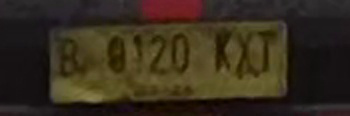
#> input picture train/DataTrain171.png, 350 x 116 px, given in place of DataTrain395.png, which was not available
$ jupyter execute --allow-errors test-preprocess-img.ipynb
#> lines starting #> are read from the running program, lines starting #| are printed output that depends on the picture; after the words box and inside, x2 and y2 are one past the last pixel; in counts of white or black regions, pixels touching at a corner belong together; pictures that were not available may be replaced by others from this repository, and a replacement may not be noted
[cell 1]
import cv2
import numpy as np
import matplotlib.pyplot as plt

[cell 2]
def bw_image(image_path, show=False):

#> called with image_path = 'train/DataTrain395.png', show = True
    image = cv2.imread(image_path)
#> image is the input picture: shape (116, 350, 3); mean B, G, R 28.9, 44.5, 54.2

    gray = cv2.cvtColor(image, cv2.COLOR_BGR2GRAY)
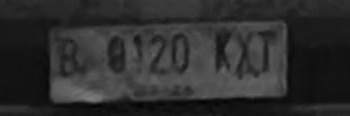
#> gray: shape (116, 350); min 3, max 126, mean 45.6

    binary = cv2.adaptiveThreshold(gray, 255, cv2.ADAPTIVE_THRESH_MEAN_C, cv2.THRESH_BINARY_INV, blockSize=11, C=2)
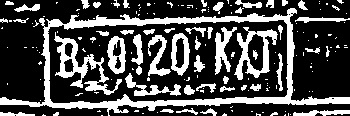
#> binary: shape (116, 350); 29.1% white; 168 white regions (118 under 20 px), largest, box (x1, y1, x2, y2) and area: (0, 8, 350, 116) 4691, (54, 32, 122, 95) 1106, (234, 27, 278, 80) 838
    img_gray = cv2.cvtColor(binary, cv2.COLOR_GRAY2RGB)

    if show:
        image_rgb = cv2.cvtColor(image, cv2.COLOR_BGR2RGB)
        fig, axes = plt.subplots(1, 2, figsize=(10, 5))

        # Plot the first image on the left column
        axes[0].imshow(image_rgb)
        axes[0].set_title("Original Image")

        # Plot the second image on the right column
        axes[1].imshow(img_gray)
        axes[1].set_title("BW & High Contrast Image")

        # Adjust spacing between subplots
        plt.tight_layout()

        # Display the plot
        plt.show()
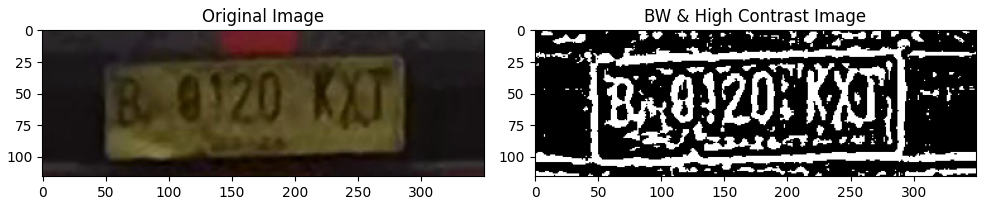
#> figure drawn by matplotlib, 2 panels


    return img_gray

[cell 3]
def segment_white(image_path, show=False):

#> called with image_path = 'train/DataTrain395.png', show = True
    image = cv2.imread(image_path)

    # Convert the image to the HSV color space
    hsv = cv2.cvtColor(image, cv2.COLOR_BGR2HSV)
#> hsv: shape (116, 350, 3); mean H, S, V 73.6, 107.7, 54.3

    # Set the saturation channel (index 1) to zero
    hsv[:, :, 1] = 0
#> hsv: shape (116, 350, 3); mean H, S, V 73.6, 0, 54.3

    # Convert the image back to BGR color space
    result = cv2.cvtColor(hsv, cv2.COLOR_HSV2BGR)
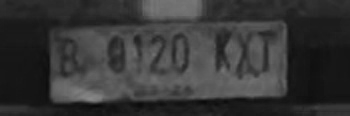
#> result: shape (116, 350, 3); min 8, max 137, mean 54.3

    # Increase the contrast using cv2.convertScaleAbs()
    alpha = 1.5  # Contrast factor
    beta = 0  # Brightness offset
    result = cv2.convertScaleAbs(result, alpha=alpha, beta=beta)
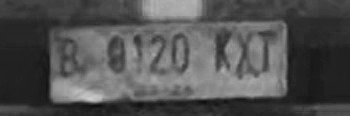
#> result: shape (116, 350, 3); min 12, max 206, mean 81.4

    result = cv2.cvtColor(result, cv2.COLOR_BGR2GRAY)
#> result: shape (116, 350)


    gray_ = np.where(result > 200, 255, 0).astype(np.uint8)
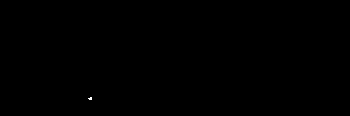
#> gray_: shape (116, 350); 0.02% white in thin lines or dots, all inside (x1, y1, x2, y2) = (88, 97, 92, 100)


    for i in range(3):
        gray = cv2.bitwise_and(gray_, result)
        gray = cv2.add(gray_, gray)
        result = gray

    gray = cv2.cvtColor(gray.astype(np.uint8), cv2.COLOR_GRAY2RGB)

    if show:
        image_rgb = cv2.cvtColor(image, cv2.COLOR_BGR2RGB)
        fig, axes = plt.subplots(1, 2, figsize=(10, 5))

        # Plot the first image on the left column
        axes[0].imshow(image_rgb)
        axes[0].set_title("Original Image")

        # Plot the second image on the right column
        axes[1].imshow(gray)
        axes[1].set_title("BW Segmented Image")

        # Adjust spacing between subplots
        plt.tight_layout()

        # Display the plot
        plt.show()

    return gray

[cell 4]
def detect_plate(image_path, show=False):
#> called with image_path = 'train/DataTrain395.png', show = True
    image = segment_white(image_path)

    gray = cv2.cvtColor(image, cv2.COLOR_BGR2GRAY)
    blur = cv2.GaussianBlur(gray, (5, 5), 0)
    _, binary = cv2.threshold(blur, 0, 255, cv2.THRESH_BINARY_INV + cv2.THRESH_OTSU)
#> binary: shape (116, 350); 100% white; 1 black region, box (x1, y1, x2, y2) and area: (88, 96, 93, 101) 20

    # Find contours
    contours, _ = cv2.findContours(binary, cv2.RETR_EXTERNAL, cv2.CHAIN_APPROX_SIMPLE)
#> contours = [[[0, 0], [0, 115], [349, 115], [349, 0]]]

    # Create a mask of the same shape as the image
    mask = np.zeros_like(gray)

    # Iterate through the contours and draw filled contours on the mask
    for contour in contours:
        area = cv2.contourArea(contour)
        if area > 100:  # Adjust the minimum area threshold as needed
            cv2.drawContours(mask, [contour], -1, (255, 255, 255), cv2.FILLED)
#> this loop made 1 pass
#> (contour, area) on pass 1: ([[0, 0], [0, 115], [349, 115], [349, 0]], 40135)
#> mask: shape (116, 350); every value is 255

    # Apply the mask to the image
    result = cv2.bitwise_and(image, image, mask=mask)

    if show:
        image_rgb = cv2.cvtColor(image, cv2.COLOR_BGR2RGB)
        fig, axes = plt.subplots(1, 2, figsize=(10, 5))

        # Plot the first image on the left column
        axes[0].imshow(image_rgb)
        axes[0].set_title("Original Image")

        # Plot the second image on the right column
        axes[1].imshow(result)
        axes[1].set_title("Segment Number Image")

        # Adjust spacing between subplots
        plt.tight_layout()

        # Display the plot
        plt.show()

    return result

[cell 5]
def to_gray(image_path, show=False):

#> called with image_path = 'train/DataTrain395.png', show = True
    image = cv2.imread(image_path)
    # Convert the image to grayscale
    result = cv2.cvtColor(image, cv2.COLOR_BGR2GRAY)

    alpha = 1.2  # Contrast factor
    beta = 0  # Brightness offset
    result = cv2.convertScaleAbs(result, alpha=alpha, beta=beta)

    if show:
        image_rgb = cv2.cvtColor(image, cv2.COLOR_BGR2RGB)
        fig, axes = plt.subplots(1, 2, figsize=(10, 5))

        # Plot the first image on the left column
        axes[0].imshow(image_rgb)
        axes[0].set_title("Original Image")

        # Plot the second image on the right column
        axes[1].imshow(cv2.cvtColor(result, cv2.COLOR_BGR2RGB))
        axes[1].set_title("BW Image")

        # Adjust spacing between subplots
        plt.tight_layout()

        # Display the plot
        plt.show()
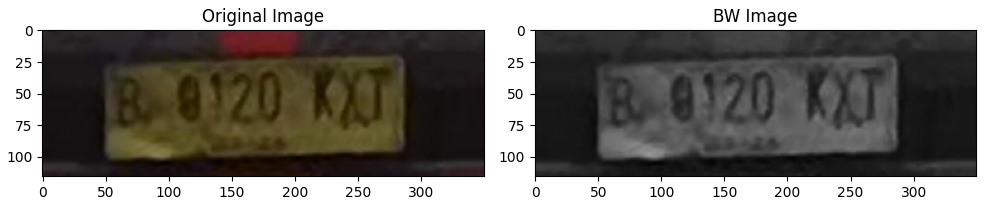
#> figure drawn by matplotlib, 2 panels

    return result

[cell 6]
# Example usage
import random
rand = random.randint(0, 600)+1
input_image = f'train/DataTrain{rand}.png'
output_image = bw_image(input_image, show=True)
output_image = segment_white(input_image, show=True)
output_image = detect_plate(input_image, show=True)
output_image = to_gray(input_image, show=True)


# cv2.imwrite('test_unskew.jpg', output_image)

[cell 7]
import cv2
import numpy as np
import imgaug.augmenters as iaa

def image_augmentation(image, label, num_augmentations):
    # Create augmentation sequence
    augmenter = iaa.Sequential([
            iaa.Affine(rotate=(-25, 25)),  # Rotate the image by a random angle between -10 and 10 degrees
            iaa.GaussianBlur(sigma=(0, 2)),  # Apply random Gaussian blur with a sigma between 0 and 1.0
            iaa.AdditiveGaussianNoise(scale=(0, 0.015 * 255)),  # Add random Gaussian noise to the image
            iaa.Multiply((0.8, 1.1)),  # Multiply pixel values by a random value between 0.8 and 1.2
            iaa.ContrastNormalization((0.9, 1.1)),  # Apply contrast normalization to the image
            iaa.MultiplyHueAndSaturation((0.9, 1.1), per_channel=True),  # Multiply hue and saturation by a random value
            iaa.Affine(shear=(-15, 15)),  # Add skewing with shear transformation
            iaa.AdditiveLaplaceNoise(scale=(0, 0.015 * 255)),  # Additional noise
            iaa.GammaContrast(gamma=(0.9, 1.1)),  # Random gamma and contrast adjustment
            ])

    # Create empty lists to store augmented images and labels
    augmented_images = []
    augmented_labels = []

    # Augment the image and label multiple times
    for _ in range(num_augmentations):
        # Apply augmentation to the image
        augmented_image = augmenter.augment_image(image)
        # Append the augmented image and its corresponding label to the lists
        augmented_images.append(augmented_image)
        augmented_labels.append(label)

    # Convert lists to NumPy arrays
    augmented_images = np.array(augmented_images)
    augmented_labels = np.array(augmented_labels)

    return augmented_images, augmented_labels

[cell 8]
import matplotlib.pyplot as plt

import random
rand = random.randint(0, 600)+1
# Example image and label
image_path = f'train/DataTrain{408}.png'
label = "example_label"

# Load the image
image = cv2.imread(image_path)
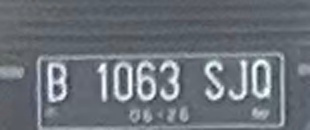
#> input picture train/DataTrain194.png, 310 x 130 px, given in place of DataTrain408.png, which was not available
#> image is the input picture: shape (130, 310, 3); mean B, G, R 121, 113.2, 107.1

# Call the image_augmentation function
num_augmentations = 5  # Number of augmented images to generate
#> (the rest of this cell did not finish here and is left out)


# Create the subplot grid
n = 2  # Number of rows
m = 3  # Number of columns
fig, axes = plt.subplots(n, m, figsize=(12, 8))

# Display the original image
axes[0, 0].imshow(cv2.cvtColor(image, cv2.COLOR_BGR2RGB))
axes[0, 0].set_title(f"Original Image {rand}")

# Display the augmented images
for i, augmented_image in enumerate(augmented_images):
    row = (i + 1) // m
    col = (i + 1) % m
    axes[row, col].imshow(cv2.cvtColor(augmented_image, cv2.COLOR_BGR2RGB))
    axes[row, col].set_title(f"Augmented Image {i+1}\nWith label: {augmented_labels[i]}")

# Remove empty subplots
if num_augmentations < (n * m - 1):
    for i in range(num_augmentations + 1, n * m):
        row = i // m
        col = i % m
        fig.delaxes(axes[row, col])

# Adjust spacing between subplots
fig.tight_layout()

# Show the plot
plt.show()
